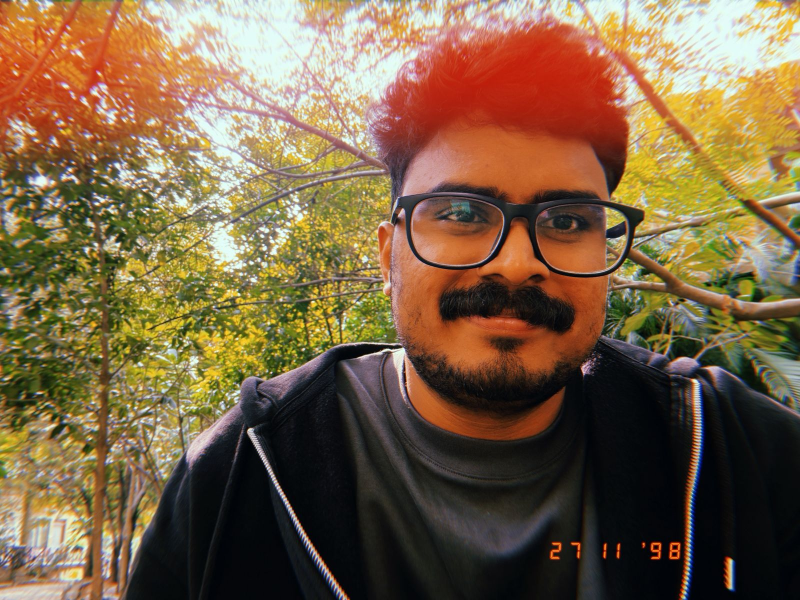
#> input picture assets/example-photo.jpg, 1600 x 1200 px (shown at 1/2 size)
$ python -i art.py   (imports and definitions only)
#> lines starting #> are read from the running program, lines starting #| are printed output that depends on the picture
"""Turn an image into a grid of coloured characters."""

from __future__ import annotations

from dataclasses import dataclass

from PIL import Image, ImageEnhance

# Luminance ramps, darkest first. The renderer picks a character by pixel brightness.
RAMPS = {
    # Classic neofetch-ish ASCII. Reads as art at small sizes.
    "ascii": " .`':,^;~-+=*x?%#&@$",
    # Unicode shade blocks. Smoother gradient, still obviously "terminal".
    "blocks": " ░▒▓█",
    # Every cell a full block: the image is reproduced as flat colour, no texture.
    "solid": "█",
}

# Upper-half block. Each cell carries two pixels — the glyph paints the top one and a
# background rect paints the bottom — which doubles vertical resolution for free.
HALF_BLOCK = "▀"
HALFBLOCK_CHARSET = "halfblocks"

# Width divided by height of one character cell. Must match the geometry the renderer
# actually uses (svg.CHAR_WIDTH_RATIO over a one-em line height) or the art comes out
# stretched along one axis.
DEFAULT_CHAR_ASPECT = 0.6


@dataclass(frozen=True)
class Cell:
    char: str
    color: str  # "#rrggbb"
    bg: str | None = None  # set for half-block cells: the colour of the lower pixel


@dataclass(frozen=True)
class Art:
    rows: list[list[Cell]]

    @property
    def height(self) -> int:
        return len(self.rows)

    @property
    def width(self) -> int:
        return max((len(r) for r in self.rows), default=0)

    def as_text(self) -> str:
        """Plain-text version, for previewing in a terminal."""
        return "\n".join("".join(c.char for c in row) for row in self.rows)

    def as_ansi(self) -> str:
        out = []
        for row in self.rows:
            line = []
            for cell in row:
                r, g, b = (int(cell.color[i : i + 2], 16) for i in (1, 3, 5))
                line.append(f"\x1b[38;2;{r};{g};{b}m{cell.char}")
            out.append("".join(line) + "\x1b[0m")
        return "\n".join(out)


def _quantize_channel(value: int, step: int) -> int:
    """Snap a channel to a coarser grid so neighbouring cells share colours.

    Identical adjacent colours collapse into a single SVG span, which cuts the output
    size substantially on photographic input.
    """
    if step <= 1:
        return value
    return min(255, (value + step // 2) // step * step)


def render(
    path: str,
    cols: int = 56,
    charset: str = "ascii",
    colored: bool = True,
    mono_color: str = "#c9d1d9",
    crop: tuple[int, int, int, int] | None = None,
    char_aspect: float = DEFAULT_CHAR_ASPECT,
    contrast: float = 1.0,
    brightness: float = 1.0,
    gamma: float = 1.0,
    color_step: int = 8,
    invert: bool = False,
) -> Art:
    """Render ``path`` as a grid of coloured characters.

    ``crop`` is an (x, y, w, h) box applied before scaling. ``cols`` sets the width in
    characters; the row count follows from the image aspect ratio and ``char_aspect``.
    """
#> called with path = '../assets/example-photo.jpg', cols = 56, charset = 'ascii', colored = True, mono_color = '#c9d1d9', char_aspect = 0.6, contrast = 1, brightness = 1
    half = charset == HALFBLOCK_CHARSET
    if not half and charset not in RAMPS:
        raise ValueError(
            f"unknown charset {charset!r}; expected one of "
            f"{sorted([*RAMPS, HALFBLOCK_CHARSET])}"
        )
    ramp = RAMPS.get(charset, "")

    img = Image.open(path).convert("RGB")
#> img is the input picture: PIL image 1600x1200 RGB; mean R, G, B 122.7, 98.7, 69.9
    if crop:
        x, y, w, h = crop
        img = img.crop((x, y, x + w, y + h))

    if contrast != 1.0:
        img = ImageEnhance.Contrast(img).enhance(contrast)
    if brightness != 1.0:
        img = ImageEnhance.Brightness(img).enhance(brightness)

    rows = max(1, round(cols * char_aspect * img.height / img.width))
#> rows = 25
    # Half-block cells stack two pixels vertically, so sample twice as many rows.
    img = img.resize((cols, rows * 2 if half else rows), Image.LANCZOS)
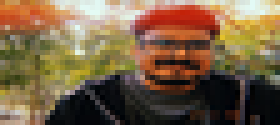
#> img: PIL image 56x25 RGB (shown 5 times larger); mean R, G, B 122.9, 98.8, 69.9

    def colour_at(x: int, y: int) -> str:
        r, g, b = img.getpixel((x, y))
        if not colored:
            return mono_color
        return "#%02x%02x%02x" % (
            _quantize_channel(r, color_step),
            _quantize_channel(g, color_step),
            _quantize_channel(b, color_step),
        )

    if half:
        return Art(
            [
                [Cell(HALF_BLOCK, colour_at(x, y * 2), colour_at(x, y * 2 + 1)) for x in range(cols)]
                for y in range(rows)
            ]
        )

    grid: list[list[Cell]] = []
    for y in range(rows):
        line: list[Cell] = []
        for x in range(cols):
            r, g, b = img.getpixel((x, y))
            # Rec. 709 luma; matches how bright the colour actually looks.
            lum = (0.2126 * r + 0.7152 * g + 0.0722 * b) / 255
            if gamma != 1.0:
                lum = lum ** (1.0 / gamma)
            if invert:
                lum = 1.0 - lum
            char = ramp[min(len(ramp) - 1, int(lum * len(ramp)))]

            if colored:
                color = "#%02x%02x%02x" % (
                    _quantize_channel(r, color_step),
                    _quantize_channel(g, color_step),
                    _quantize_channel(b, color_step),
                )
            else:
                color = mono_color
            line.append(Cell(char, color))
        grid.append(line)
#> after the loop, grid = 25 items

    return Art(grid)

>>> result = render('../assets/example-photo.jpg')
